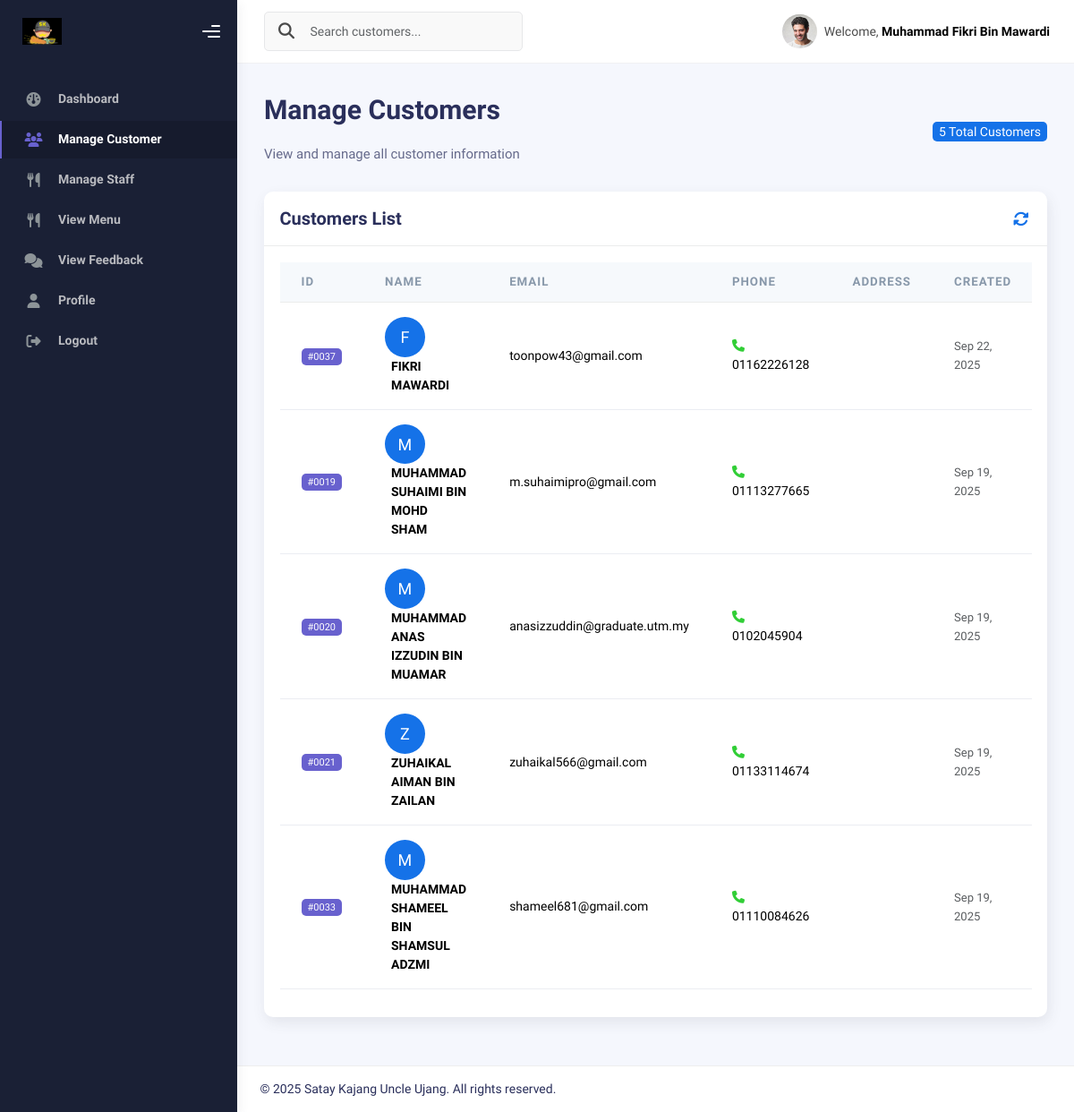
The page /admin/admincustomer.php (signed in) on the database as committed earlier.
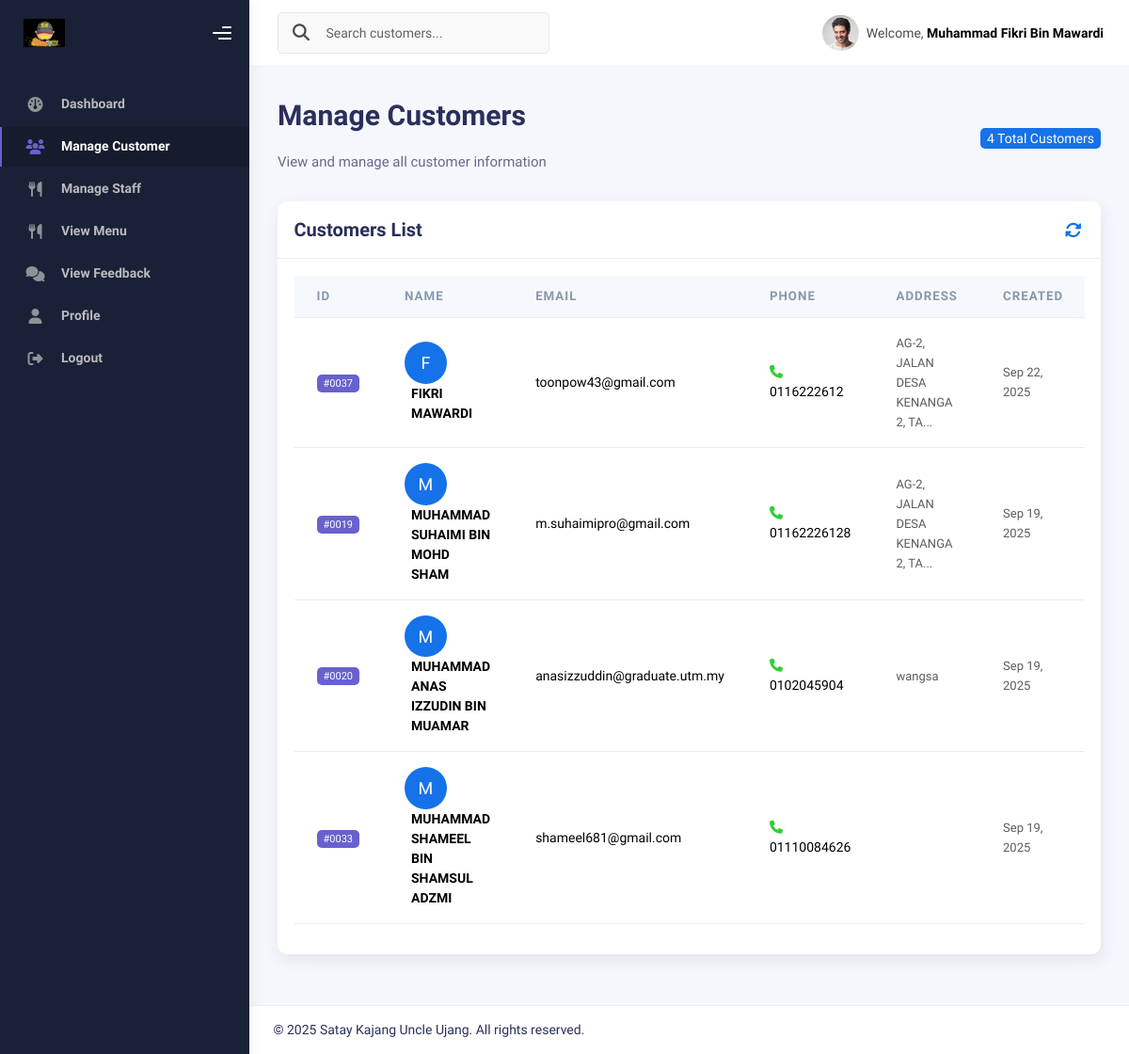
The same page on the database as committed later.
### tables this page shows
CREATE TABLE `customer` (
  `customer_id` int(11) NOT NULL,
  `name` varchar(255) NOT NULL,
  `email` varchar(255) NOT NULL,
  `password` varchar(255) NOT NULL,
  `phone_no` varchar(20) DEFAULT NULL,
  `address` varchar(255) DEFAULT NULL,
  `customer_image` varchar(255) DEFAULT NULL,
  `reset_token` varchar(100) DEFAULT NULL,
  `reset_expires` datetime DEFAULT NULL,
  `reset_expiry` datetime DEFAULT NULL,
  `is_verified` tinyint(1) NOT NULL DEFAULT 0,
  `verify_token` varchar(64) DEFAULT NULL,
  `profile_image` varchar(255) DEFAULT NULL,
  `created_at` timestamp NOT NULL DEFAULT current_timestamp(),
  `last_logged_in` timestamp NULL DEFAULT NULL,
  `updated_at` timestamp NOT NULL DEFAULT current_timestamp() ON UPDATE current_timestamp()
);

### admin/admincustomer.php (the view, shortened to what the changed rows need)
<?php
require_once '../connect.php';
$result = $conn->query("SELECT * FROM customer ORDER BY created_at DESC");
$customer_count = $result->num_rows;
?>
<!DOCTYPE html>
<html lang="en">
<head>
    <link rel="stylesheet" href="../assets/css/bootstrap.min.css" />
    <link rel="stylesheet" href="../assets/css/plugins.min.css" />
    <link rel="stylesheet" href="../assets/css/kaiadmin.min.css" />
    <link rel="stylesheet" href="https://cdnjs.cloudflare.com/ajax/libs/font-awesome/6.4.2/css/all.min.css" />
</head>
<body>
    <div class="wrapper">
        <div class="main-panel">
            <div class="container">
                <div class="page-inner">
                    <div class="d-flex align-items-left align-items-md-center flex-column flex-md-row pt-2 pb-4">
                        <div>
                            <h1 class="fw-bold mb-3">Manage Customers</h1>
                        </div>
                        <div class="ms-md-auto py-2 py-md-0">
                            <span class="badge badge-primary fs-6"><?= $customer_count ?> Total Customers</span>
                        </div>
                    </div>
                    <div class="card">
                        <div class="card-body">
                            <div class="table-responsive">
                                <table class="table table-hover">
                                    <thead class="thead-light">
                                        <tr>
                                            <th scope="col">ID</th>
                                            <th scope="col">Name</th>
                                            <th scope="col">Email</th>
                                            <th scope="col">Phone</th>
                                            <th scope="col">Address</th>
                                            <th scope="col">Created</th>
                                        </tr>
                                    </thead>
                                    <tbody>
                                    <?php while ($row = $result->fetch_assoc()): ?>
                                        <tr>
                                            <td>
                                                <span class="badge badge-secondary">#<?= sprintf('%04d', $row['customer_id']) ?></span>
                                            </td>
                                            <td>
                                                <div class="avatar">
                                                    <span class="avatar-title rounded-circle bg-primary"><?= strtoupper(substr($row['name'], 0, 1)) ?></span>
                                                </div>
                                                <div class="ms-2">
                                                    <strong><?= htmlspecialchars($row['name']) ?></strong>
                                                </div>
                                            </td>
                                            <td><?= htmlspecialchars($row['email']) ?></td>
                                            <td>
                                                <i class="fa-solid fa-phone text-success me-1"></i>
                                                <?= htmlspecialchars($row['phone_no']) ?>
                                            </td>
                                            <td>
                                                <small class="text-muted"><?= htmlspecialchars(substr($row['address'], 0, 30)) ?><?= strlen($row['address']) > 30 ? '...' : '' ?></small>
                                            </td>
                                            <td>
                                                <small class="text-muted"><?= date('M d, Y', strtotime($row['created_at'])) ?></small>
                                            </td>
                                        </tr>
                                    <?php endwhile; ?>
                                    </tbody>
                                </table>
                            </div>
                        </div>
                    </div>
                </div>
            </div>
            </div>
        </div>
</body>
</html>

Rows that differ between the two databases and show on the page:
removed customer: customer_id "0021", name "Z", name "ZUHAIKAL AIMAN BIN ZAILAN", email "zuhaikal566@gmail.com", phone_no "01133114674", created_at "Sep 19, 2025"
changed customer "FIKRI MAWARDI": phone_no "01162226128" → "0116222612"; address (not shown) → "AG-2, JALAN DESA KENANGA 2, TA"
changed customer "MUHAMMAD SUHAIMI BIN MOHD SHAM": phone_no "01113277665" → "01162226128"; address (not shown) → "AG-2, JALAN DESA KENANGA 2, TA"
changed customer "MUHAMMAD ANAS IZZUDIN BIN MUAMAR": address (not shown) → "wangsa"
Other text that changed with them:
$customer_count: "5" → "4"
